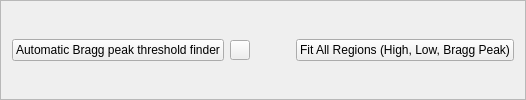
                 <widget class="QFrame" name="frame">
                  <property name="frameShape">
                   <enum>QFrame::StyledPanel</enum>
                  </property>
                  <property name="frameShadow">
                   <enum>QFrame::Raised</enum>
                  </property>
                  <layout class="QHBoxLayout" name="horizontalLayout_3">
                   <item>
                    <widget class="QPushButton" name="automatic_bragg_peak_threshold_finder_pushButton">
                     <property name="text">
                      <string>Automatic Bragg peak threshold finder</string>
                     </property>
                    </widget>
                   </item>
                   <item>
                    <widget class="QPushButton" name="automatic_bragg_peak_threshold_finder_settings">
                     <property name="minimumSize">
                      <size>
                       <width>20</width>
                       <height>20</height>
                      </size>
                     </property>
                     <property name="maximumSize">
                      <size>
                       <width>20</width>
                       <height>20</height>
                      </size>
                     </property>
                     <property name="text">
                      <string/>
                     </property>
                    </widget>
                   </item>
                   <item>
                    <spacer name="horizontalSpacer_4">
                     <property name="orientation">
                      <enum>Qt::Horizontal</enum>
                     </property>
                     <property name="sizeHint" stdset="0">
                      <size>
                       <width>40</width>
                       <height>20</height>
                      </size>
                     </property>
                    </spacer>
                   </item>
                   <item>
                    <widget class="QPushButton" name="pushButton">
                     <property name="text">
                      <string>Fit All Regions (High, Low, Bragg Peak)</string>
                     </property>
                    </widget>
                   </item>
                  </layout>
                 </widget>
